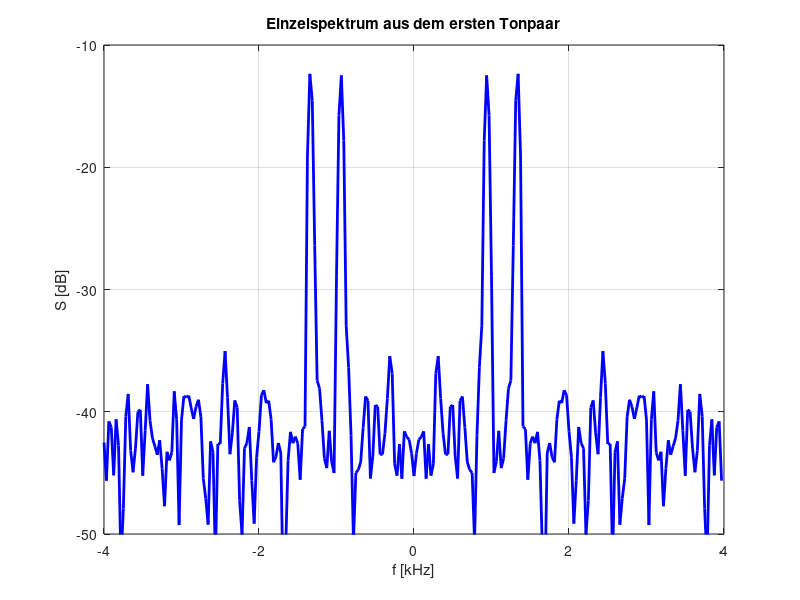

Write the MATLAB code that produced this figure.
function sig_spektrum_beispiel_1
% Anzeige eines Spektrums eines Mehrfrequenzssignals
%
%------------------------------------------------
% (c) Eberhard Gamm (www.ibega.de),
%     LIKE (www.like.e-technik.uni-erlangen.de),
%     2013
%------------------------------------------------

close all;

if exist('sig_spektrum_beispiel.mat','file') == 0
    fprintf(1,'Bitte zunaechst sig_spektrum_beispiel.m ausfuehren !\n');
    return;
end
load sig_spektrum_beispiel.mat;

figure(1);
plot(0.001 * f,s_x(3,:),'b-','Linewidth',2);
grid on;
axis([-4 4 -50 -10]);
xlabel('f [kHz]');
ylabel('S [dB]');
title('Einzelspektrum aus dem ersten Tonpaar');
